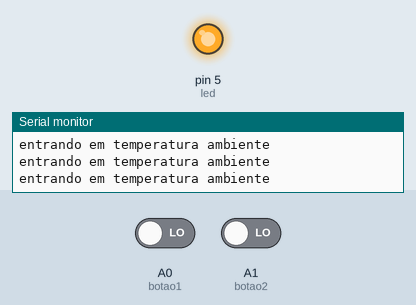
Bench run of a program on a simulated Arduino Uno, built with avr-gcc and run on an emulated ATmega328P. On the bench: output pins drawn as LEDs (lit = HIGH), the last lines printed to the serial monitor. The inputs (shaded band) are chosen by the test bench; at power-on: A0 (botao1) LOW, A1 (botao2) LOW.

Above: at 4.4 s.
4.5 s: A0 (botao1) driven HIGH and A1 (botao2) driven HIGH
At 5.1 s:
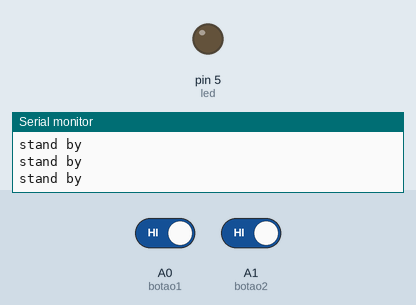
6.0 s: A0 (botao1) driven LOW
At 6.3 s:
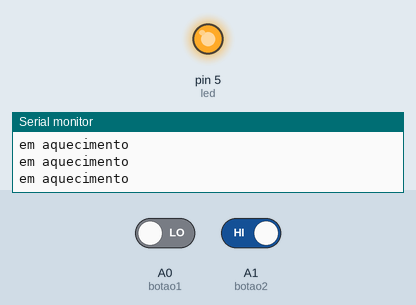
7.5 s: A0 (botao1) driven HIGH
At 8.7 s:
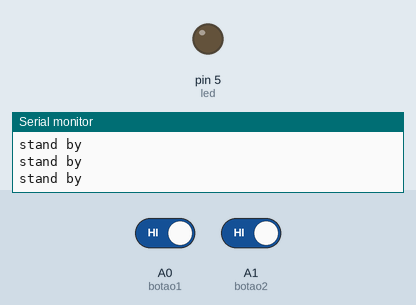
Timing chart, 0 to 10.0 s (numbered marks = the images above; inputs shaded):
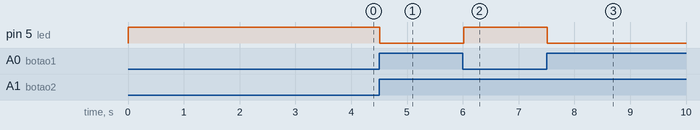

The program:

main.cpp
```cpp
#include <Arduino.h>


int led = 5;     // Pino do LED
int botao1 = A0;   // Pino do botao 1 aquecimento
int botao2 = A1;   // Pino do botão 2 resfriamento
int estado = 0; // variável de estado

void ligaLed() {
  digitalWrite(led, HIGH); // Liga o LED
}
void desligaLed() {
  digitalWrite(led, LOW); // Desliga o LED
}
void setup() {
  pinMode(led, OUTPUT);      //  LED  portão como saída
  pinMode(botao1, INPUT);    // botão 1 portA DE entrada
  pinMode(botao2, INPUT);   // Define botão 2 PORTA DE entrada
  Serial.begin(9600);     // comunicação serial QUE TAMBEM PODE SER 115200
}


void loop()
{
  if (digitalRead(botao1) == HIGH && digitalRead(botao2) == HIGH) {
    estado = 0; // nenhum pressionado
  }
  else if (digitalRead(botao1) == LOW && digitalRead(botao2) == HIGH) {
    estado = 1; // aquecimento
  }
  else if (digitalRead(botao2) == LOW && digitalRead(botao1) == HIGH) {
    estado = 2; // resfriamento
  }
  else if (digitalRead(botao1) == LOW && digitalRead(botao2) == LOW) {
    estado = 3; // ambos pressionados
  }

  switch (estado) {
    case 1:
      ligaLed();
      Serial.println("em aquecimento");
      break;
    case 2:
      ligaLed();
      Serial.println("em resfriamento");
      break;
    case 3:
      ligaLed();
      Serial.println("entrando em temperatura ambiente");
      break;
    default:
      desligaLed();
      Serial.println("stand by");
      break;
  }
  delay(100);
}
```

Measured:
- after the input at 4.5 s, pin 5 (led): HIGH → LOW at once
- after the input at 6.0 s, pin 5 (led): LOW → HIGH at once
- after the input at 7.5 s, pin 5 (led): HIGH → LOW at once
